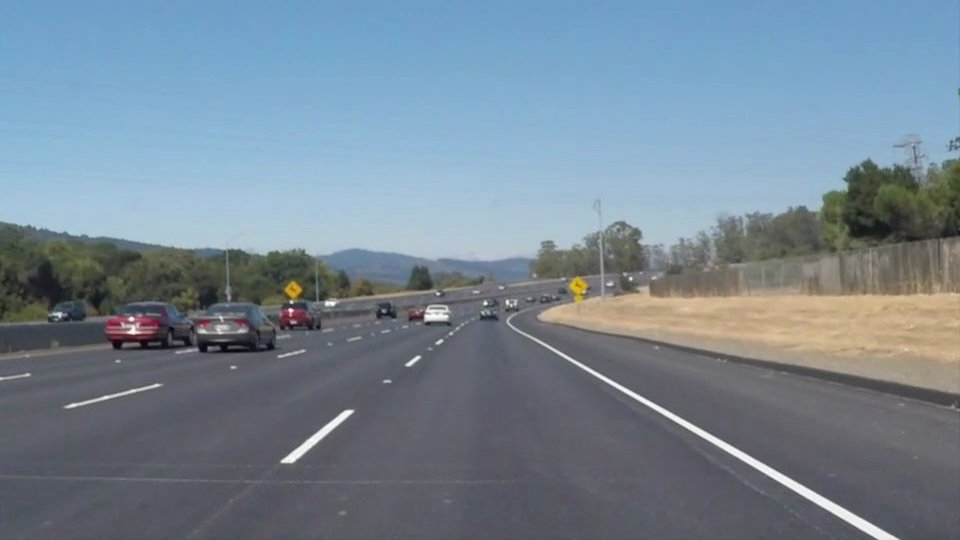
#> input picture test_images/01. solidWhiteCurve.jpg, 960 x 540 px; its folder holds only this picture in this run
$ jupyter execute Lane-Lines-Detection.ipynb   (shell and % lines are left out)
#> lines starting #> are read from the running program, lines starting #| are printed output that depends on the picture; after the words box and inside, x2 and y2 are one past the last pixel; in counts of white or black regions, pixels touching at a corner belong together
## Pattern Recognition
## Project: **Lane Detection using OpenCV**
## Mohit Motwani (205320012)

**In this project, I used Python and OpenCV to detect lane lines on the road.
I developed a processing pipeline that works on a series of individual images, and applied the result to a video stream.**

## Pipeline architecture:
-  **Load test images.**
-  **Apply Color Selection**
-  **Apply Canny edge detection.**
    -  Apply gray scaling to the images.
    -  Apply Gaussian smoothing.
    -  Perform Canny edge detection.
-  **Determine the region of interest.**
-  **Apply Hough transform.**
-  **Average and extrapolating the lane lines.**
-  **Apply on video streams.**

## 1. Loading test images

We have 6 test images. We will write a function called `list_images()` that will show all the test images we're working on.

[cell 1]
#Importing some useful packages
import matplotlib.pyplot as plt
import matplotlib.image as mpimg
import numpy as np
import cv2
import os
import glob
from moviepy.editor import VideoFileClip

[cell 2]
def list_images(images, cols = 2, rows = 5, cmap=None):
    """
    Display a list of images in a single figure with matplotlib.
        Parameters:
            images: List of np.arrays compatible with plt.imshow.
            cols (Default = 2): Number of columns in the figure.
            rows (Default = 5): Number of rows in the figure.
            cmap (Default = None): Used to display gray images.
    """
    plt.figure(figsize=(10, 11))
    for i, image in enumerate(images):
        plt.subplot(rows, cols, i+1)
        #Use gray scale color map if there is only one channel
        cmap = 'gray' if len(image.shape) == 2 else cmap
        plt.imshow(image, cmap = cmap)
        plt.xticks([])
        plt.yticks([])
    plt.tight_layout(pad=0, h_pad=0, w_pad=0)
    plt.show()

[cell 3]
#Reading in the test images
test_images = [plt.imread(img) for img in glob.glob('test_images/*.jpg')]
#> test_images = 1 item
list_images(test_images)
#> the loop in list_images, `for i, image in enumerate(images):` made 1 pass

## 2. Color Selection

Lane lines in the test images are in white and yellow. We need to choose the most suitable color space, that clearly highlights the lane lines.

### Original RGB color selection

I will apply color selection to the `test_images` in the original RGB format. We will try to retain as much of the lane lines as possible, while blacking out most of the other stuff.

[cell 4]
def RGB_color_selection(image):
    """
    Apply color selection to RGB images to blackout everything except for white and yellow lane lines.
        Parameters:
            image: An np.array compatible with plt.imshow.
    """
    #White color mask
    lower_threshold = np.uint8([200, 200, 200])
    upper_threshold = np.uint8([255, 255, 255])
    white_mask = cv2.inRange(image, lower_threshold, upper_threshold)
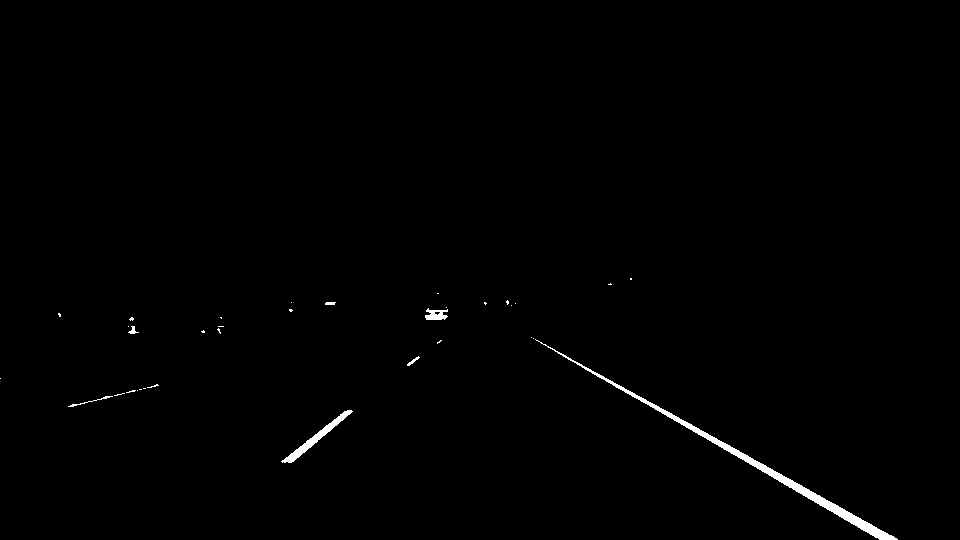
#> white_mask: shape (540, 960); 0.64% white; 34 white regions (27 under 20 px), largest, box (x1, y1, x2, y2) and area: (535, 339, 898, 540) 2248, (281, 410, 353, 463) 560, (425, 308, 448, 320) 181
#> image is the input picture: shape (540, 960, 3); mean R, G, B 118.5, 134.5, 148.1

    #Yellow color mask
    lower_threshold = np.uint8([175, 175,   0])
    upper_threshold = np.uint8([255, 255, 255])
    yellow_mask = cv2.inRange(image, lower_threshold, upper_threshold)
#> yellow_mask: shape (540, 960); 4.7% white; 139 white regions (112 under 20 px), largest, box (x1, y1, x2, y2) and area: (114, 218, 583, 260) 11646, (620, 287, 960, 350) 5795, (523, 333, 899, 540) 2545

    #Combine white and yellow masks
    mask = cv2.bitwise_or(white_mask, yellow_mask)
    masked_image = cv2.bitwise_and(image, image, mask = mask)
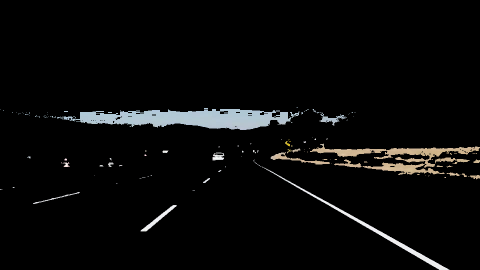
#> masked_image: shape (540, 960, 3) (shown at 1/2 size); mean R, G, B 9.2, 9.2, 9

    return masked_image

Applying color selection to `test_images` in the RGB color space.

[cell 5]
list_images(list(map(RGB_color_selection, test_images)))
#> the loop in list_images (call 2), `for i, image in enumerate(images):` made 1 pass

### a) HSV color space

**Wikipedia**: HSV is an alternative representation of the RGB color model. The HSV representation models the way colors mix together, with the saturation dimension resembling various shades of brightly colored paint, and the value dimension resembling the mixture of those paints with varying amounts of black or white.

[cell 6]
def convert_hsv(image):
    """
    Convert RGB images to HSV.
        Parameters:
            image: An np.array compatible with plt.imshow.
    """
    return cv2.cvtColor(image, cv2.COLOR_RGB2HSV)
#> returned value: shape (540, 960, 3); mean H, S, V 97.9, 55.2, 152.4

list_images(list(map(convert_hsv, test_images)))

[cell 7]
def HSV_color_selection(image):
    """
    Apply color selection to the HSV images to blackout everything except for white and yellow lane lines.
        Parameters:
            image: An np.array compatible with plt.imshow.
    """
    #Convert the input image to HSV
    converted_image = convert_hsv(image)

    #White color mask
    lower_threshold = np.uint8([0, 0, 210])
    upper_threshold = np.uint8([255, 30, 255])
    white_mask = cv2.inRange(converted_image, lower_threshold, upper_threshold)
#> white_mask: shape (540, 960); 0.62% white; 47 white regions (39 under 20 px), largest, box (x1, y1, x2, y2) and area: (538, 341, 898, 540) 2180, (282, 410, 353, 462) 531, (425, 309, 448, 320) 161

    #Yellow color mask
    lower_threshold = np.uint8([18, 80, 80])
    upper_threshold = np.uint8([30, 255, 255])
    yellow_mask = cv2.inRange(converted_image, lower_threshold, upper_threshold)
#> yellow_mask: shape (540, 960); 0.66% white; 70 white regions (50 under 20 px), largest, box (x1, y1, x2, y2) and area: (825, 300, 928, 328) 1418, (569, 275, 589, 305) 405, (280, 280, 304, 301) 337

    #Combine white and yellow masks
    mask = cv2.bitwise_or(white_mask, yellow_mask)
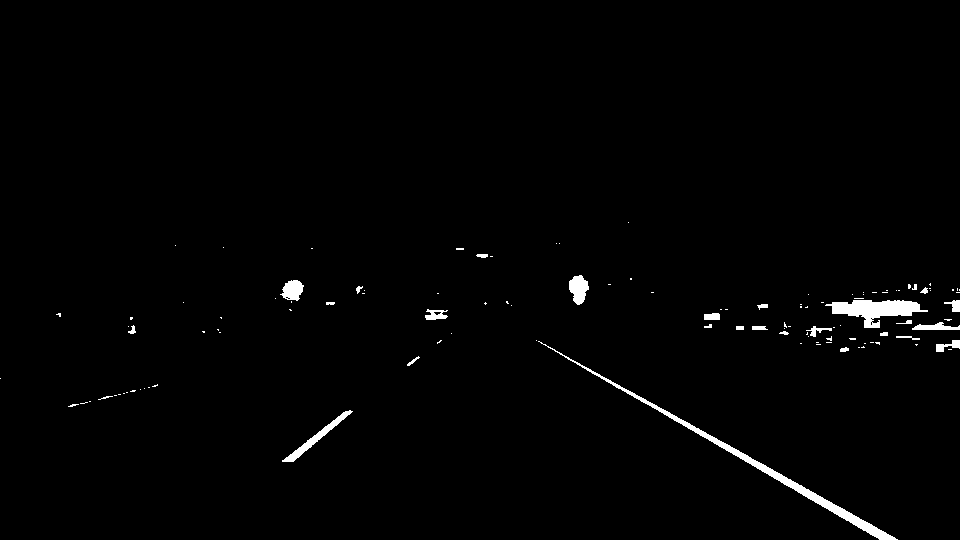
#> mask: shape (540, 960); 1.3% white; 117 white regions (89 under 20 px), largest, box (x1, y1, x2, y2) and area: (538, 341, 898, 540) 2180, (825, 300, 928, 328) 1418, (282, 410, 353, 462) 531
    masked_image = cv2.bitwise_and(image, image, mask = mask)

    return masked_image

Applying color selection to `test_images` in the HSV color space.

[cell 8]
list_images(list(map(HSV_color_selection, test_images)))

### c) HSL color space

**Wikipedia**: HSL is an alternative representation of the RGB color model. The HSL model attempts to resemble more perceptual color models such as NCS or Munsell, placing fully saturated colors around a circle at a lightness value of 1/2, where a lightness value of 0 or 1 is fully black or white, respectively.

[cell 9]
def convert_hsl(image):
    """
    Convert RGB images to HSL.
        Parameters:
            image: An np.array compatible with plt.imshow.
    """
    return cv2.cvtColor(image, cv2.COLOR_RGB2HLS)
#> returned value: shape (540, 960, 3); mean of channels 0, 1, 2 97.9, 133.5, 57.7

list_images(list(map(convert_hsl, test_images)))

[cell 10]
def HSL_color_selection(image):
    """
    Apply color selection to the HSL images to blackout everything except for white and yellow lane lines.
        Parameters:
            image: An np.array compatible with plt.imshow.
    """
    #Convert the input image to HSL
    converted_image = convert_hsl(image)

    #White color mask
    lower_threshold = np.uint8([0, 200, 0])
    upper_threshold = np.uint8([255, 255, 255])
    white_mask = cv2.inRange(converted_image, lower_threshold, upper_threshold)
#> white_mask: shape (540, 960); 0.67% white; 51 white regions (43 under 20 px), largest, box (x1, y1, x2, y2) and area: (535, 339, 898, 540) 2283, (281, 410, 353, 463) 571, (425, 308, 448, 320) 187

    #Yellow color mask
    lower_threshold = np.uint8([10, 0, 100])
    upper_threshold = np.uint8([40, 255, 255])
    yellow_mask = cv2.inRange(converted_image, lower_threshold, upper_threshold)
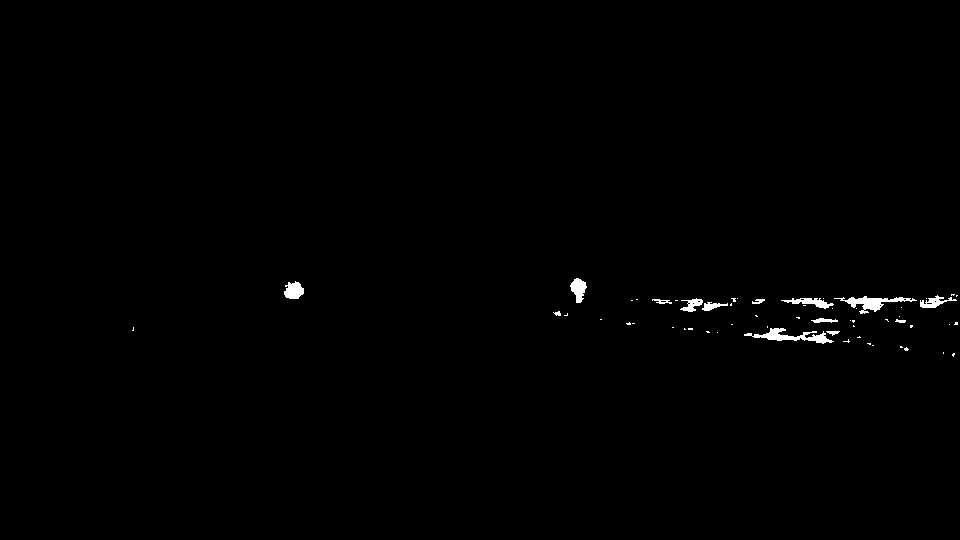
#> yellow_mask: shape (540, 960); 0.53% white; 58 white regions (44 under 20 px), largest, box (x1, y1, x2, y2) and area: (744, 328, 834, 344) 530, (834, 296, 917, 314) 497, (284, 281, 304, 299) 263

    #Combine white and yellow masks
    mask = cv2.bitwise_or(white_mask, yellow_mask)
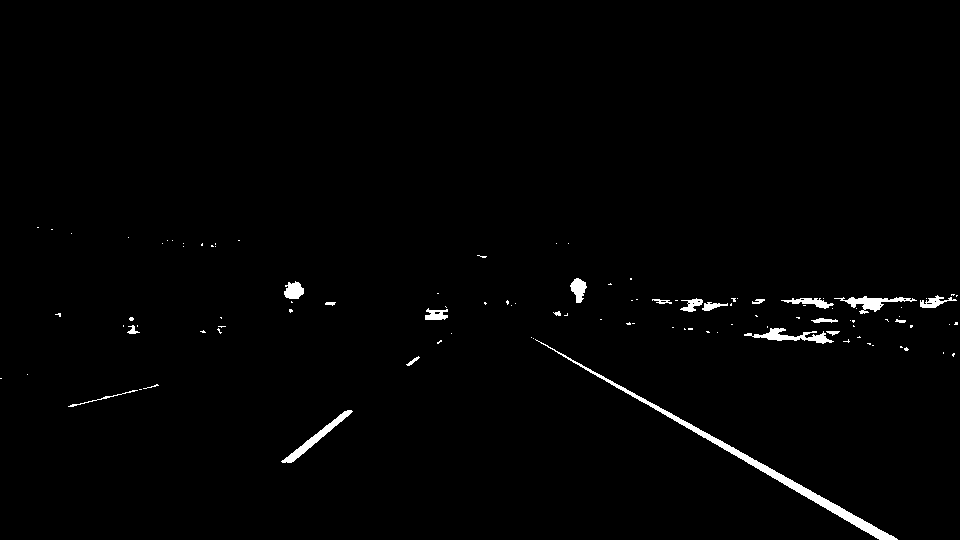
#> mask: shape (540, 960); 1.2% white; 107 white regions (85 under 20 px), largest, box (x1, y1, x2, y2) and area: (535, 339, 898, 540) 2283, (281, 410, 353, 463) 571, (744, 328, 834, 344) 530
    masked_image = cv2.bitwise_and(image, image, mask = mask)

    return masked_image

Applying color selection to `test_images` in the HSL color space.

[cell 11]
list_images(list(map(HSL_color_selection, test_images)))

Using HSL produces the clearest lane lines of all color spaces. We will use them for the next steps.

[cell 12]
color_selected_images = list(map(HSL_color_selection, test_images))
#> color_selected_images = 1 item

## 3. Canny Edge Detection

**Wikipedia**: The Canny edge detector is an edge detection operator that uses a multi-stage algorithm to detect a wide range of edges in images.

### a) Gray scaling the images

The Canny edge detection algorithm measures the intensity gradients of each pixel. So, we need to convert the images into gray scale in order to detect edges.

[cell 13]
def gray_scale(image):
    """
    Convert images to gray scale.
        Parameters:
            image: An np.array compatible with plt.imshow.
    """
    return cv2.cvtColor(image, cv2.COLOR_RGB2GRAY)
#> returned value: shape (540, 960)

[cell 14]
gray_images = list(map(gray_scale, color_selected_images))
#> gray_images = 1 item
list_images(gray_images)

### b) Applying Gaussian smoothing

**Wikipedia**: Since all edge detection results are easily affected by image noise, it is essential to filter out the noise to prevent false detection caused by noise. To smooth the image, a Gaussian filter is applied to convolve with the image. This step will slightly smooth the image to reduce the effects of obvious noise on the edge detector.

[cell 15]
def gaussian_smoothing(image, kernel_size = 13):
    """
    Apply Gaussian filter to the input image.
        Parameters:
            image: An np.array compatible with plt.imshow.
            kernel_size (Default = 13): The size of the Gaussian kernel will affect the performance of the detector.
            It must be an odd number (3, 5, 7, ...).
    """
#> called with kernel_size = 13
    return cv2.GaussianBlur(image, (kernel_size, kernel_size), 0)
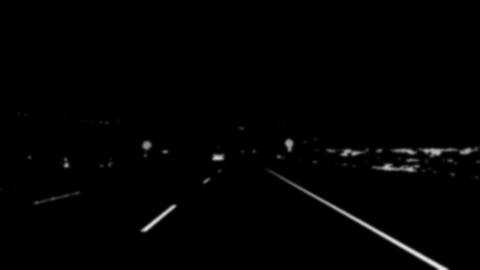
#> returned value: shape (540, 960) (shown at 1/2 size); min 0, max 233, mean 2.5

[cell 16]
blur_images = list(map(gaussian_smoothing, gray_images))
#> blur_images = 1 item
list_images(blur_images)

### c) Applying Canny Edge Detection

**Wikipedia**:
The Process of Canny edge detection algorithm can be broken down to 5 different steps:
1. Find the intensity gradients of the image
2. Apply non-maximum suppression to get rid of spurious response to edge detection.
3. Apply *double threshold* to determine potential edges.
4. Track edge by hysteresis: Finalize the detection of edges by suppressing all the other edges that are weak and not connected to strong edges.

**If an edge pixel’s gradient value is higher than the high threshold value, it is marked as a strong edge pixel. If an edge pixel’s gradient value is smaller than the high threshold value and larger than the low threshold value, it is marked as a weak edge pixel. If an edge pixel's value is smaller than the low threshold value, it will be suppressed.
The two threshold values are empirically determined and their definition will depend on the content of a given input image.*

[cell 17]
def canny_detector(image, low_threshold = 50, high_threshold = 150):
    """
    Apply Canny Edge Detection algorithm to the input image.
        Parameters:
            image: An np.array compatible with plt.imshow.
            low_threshold (Default = 50).
            high_threshold (Default = 150).
    """
#> called with low_threshold = 50, high_threshold = 150
    return cv2.Canny(image, low_threshold, high_threshold)
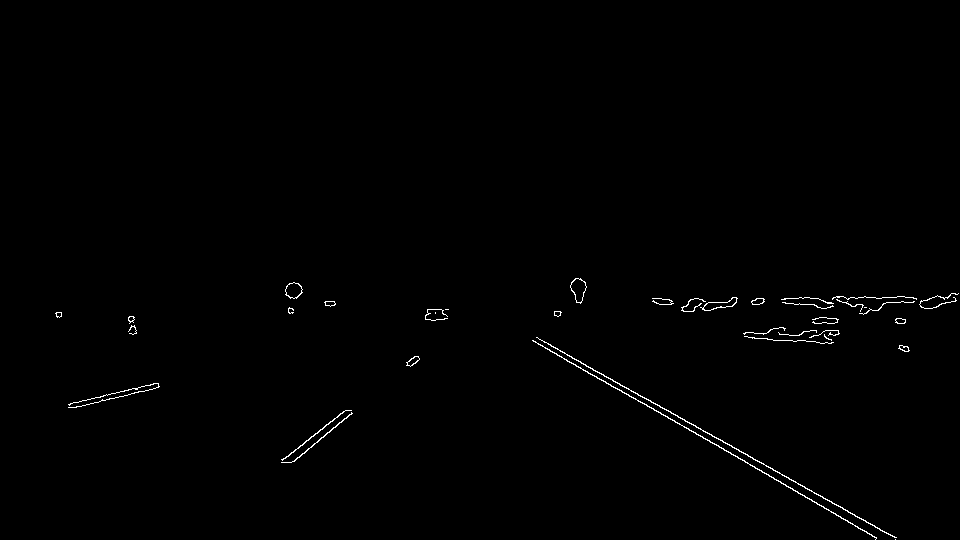
#> returned value: shape (540, 960); 0.57% white in thin lines or dots, all inside (x1, y1, x2, y2) = (55, 278, 959, 540)

[cell 18]
edge_detected_images = list(map(canny_detector, blur_images))
#> edge_detected_images = 1 item
list_images(edge_detected_images)
#> (the rest of the program and of its run is left out)
